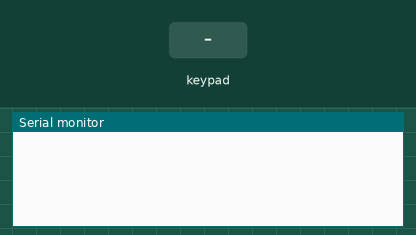
This sketch was run on a simulated ESP32. Shown: the last lines printed to the serial monitor. The inputs (shaded band) are chosen by the test bench.

Above: at 1.2 s.
1.3 s: key '1' pressed
At 2.3 s:
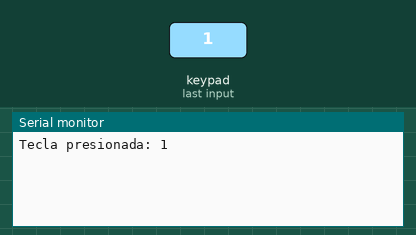
2.8 s: keypad keys 1 5 2 4 5 # pressed 0.4 s apart
At 6.2 s:
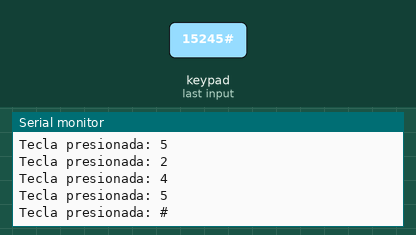
6.7 s: key 'A' pressed
At 7.8 s:
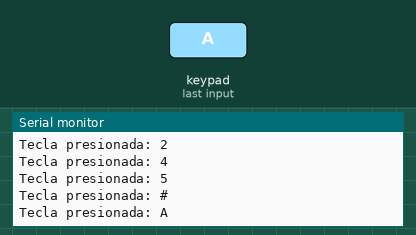
8.2 s: keypad keys 1 5 2 4 5 * pressed 0.4 s apart
At 11.7 s:
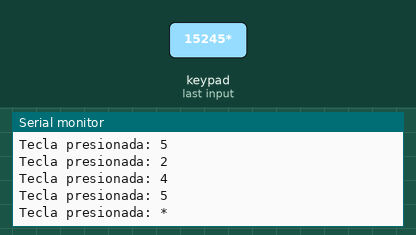
12.1 s: key 'B' pressed
At 12.8 s:
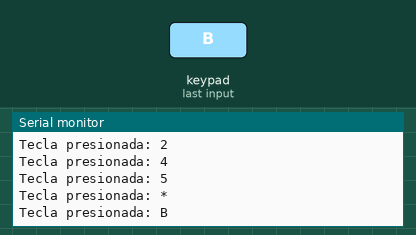
13.6 s: keypad keys 1 5 2 4 5 D pressed 0.4 s apart
At 16.7 s:
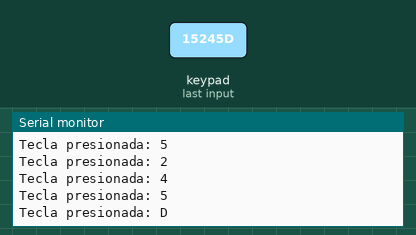
Timing chart, 0 to 18.2 s (numbered marks = the images above; inputs shaded):
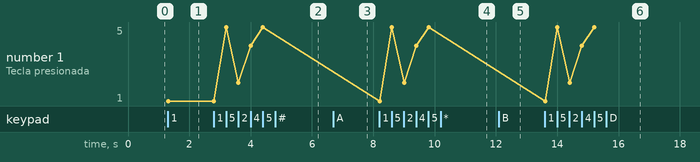

The sketch:

prueba_teclado.ino
```cpp
#include <Keypad.h>

const byte FILAS = 4;  // Número de filas del teclado
const byte COLUMNAS = 4;  // Número de columnas del teclado

// Definir la disposición de teclas en el teclado 4x4
char teclas[FILAS][COLUMNAS] = {
  {'1', '2', '3', 'A'},
  {'4', '5', '6', 'B'},
  {'7', '8', '9', 'C'},
  {'*', '0', '#', 'D'}
};

// Pines de la ESP32 conectados a las filas y columnas del teclado
byte pinesFilas[FILAS] = {15, 2, 4, 5};
byte pinesColumnas[COLUMNAS] = {18, 19, 21, 22};

// Inicializar el objeto Keypad
Keypad teclado = Keypad(makeKeymap(teclas), pinesFilas, pinesColumnas, FILAS, COLUMNAS);

void setup() {
  Serial.begin(115200);  // Iniciar comunicación serial
}

void loop() {
  char tecla = teclado.getKey();  // Leer la tecla presionada
  if (tecla) {  // Si se presiona una tecla
    Serial.print("Tecla presionada: ");
    Serial.println(tecla);
  }
}
```

Measured:
- after the input at 1.3 s, the serial monitor: prints a new line at once (image 1)
- after the input at 2.8 s, the serial monitor: prints a new line after 0.41 s (image 2)
- after the input at 6.7 s, the serial monitor: prints a new line at once (image 3)
- after the input at 8.2 s, the serial monitor: prints a new line at once (image 4)
- after the input at 12.1 s, the serial monitor: prints a new line at once (image 5)
- after the input at 13.6 s, the serial monitor: prints a new line at once (image 6)
- plotted number 1: 1 → 5 after the input at 2.8 s
